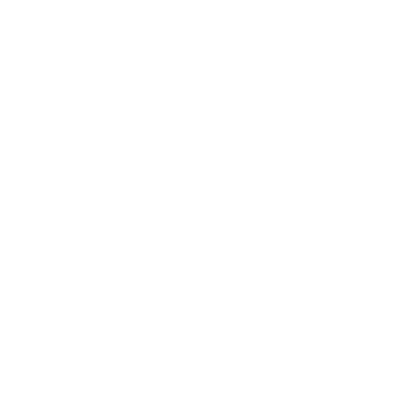
Frame 1 (no input)
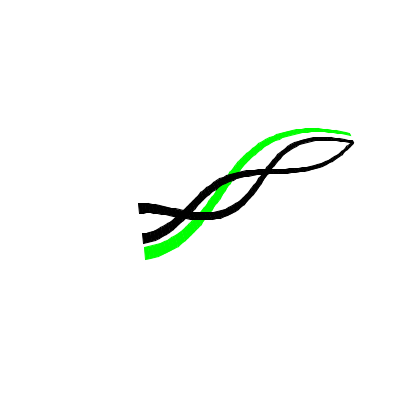
Frame 60 (the mouse pressed at the canvas centre just before this capture)
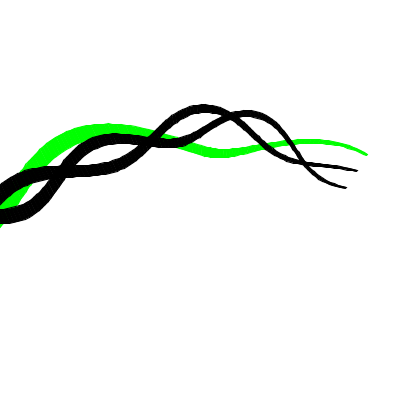
Frame 120 (the mouse held since frame 60 and released just before this capture)

The Processing sketch that drew these frames (run headless with seeded random() and noise(); from frame 60 on, the mouse is pressed at the canvas centre):

// Processing sketch: processing_7635
// ── processing_7635.pde

float MAX_ANGLE = radians(50);
int MARGIN = 50;
int DISTANCE = 300;
int FRAMES_PER_DISTANCE = 80;
int NUM_POINTS = 230;
Path path;
Line lines[];

int screen_x, screen_y;

void setup() {
  size(400,400);
//  smooth();
  frameRate(30);
  path = new Path();
  lines = new Line[] { new Line(color(0,255,0), 30f, 80, 20f), new Line(color(0), 15.0f, 50, 15f), new Line(color(0), -15.0f, 45, 15f) };
}

void draw() {
  background(255);
  path.update();
  for(int i=0;i<lines.length;i++) {
    lines[i].update(); 
    lines[i].draw();
  }
}

class Path {
  Point points[];
  Point lastPoint;
  float lastAngle;
  int counter;
  
  Path() {
    points = new Point[4];

    counter = 0;
    points[0] = new Point(width/2,height/2);
    points[1] = generate_destination(points[0],270);
    for(int i=2;i<points.length;i++)
      points[i] = generate_destination(points[i-1],angle(points[i-2],points[i-1]));
  }
  
  float getLastAngle() {
    return lastAngle; 
  }
  
  Point getLastPoint() {
    return lastPoint;
  }
  
  void update() {
    generate_point(counter++);
    if(counter == FRAMES_PER_DISTANCE) {
      counter = 0;
      for(int i=1;i<points.length;i++)
        points[i-1] = points[i];
      points[3] = generate_destination(points[2],angle(points[1],points[2]));
    }
    pan_camera();
    //center_camera();
  }
  
  void center_camera() {
    screen_x = int(points[counter].x - width/2);
    screen_y = int(points[counter].y - height/2);
 //   translate(screen_x, screen_y); // doesn't work with beginShape?
  }
  
  void pan_camera() {
    Point p = lastPoint;
    if(p.x + screen_x <= MARGIN)
      screen_x = MARGIN - int(p.x);
    else if(p.x + screen_x >= width - MARGIN)
      screen_x = width - MARGIN - int(p.x);
    if(p.y + screen_y <= MARGIN)
      screen_y = MARGIN - int(p.y);
    else if(p.y + screen_y >= height - MARGIN)
      screen_y = height - MARGIN - int(p.y);
//    translate(screen_x, screen_y);
  }
  
  Point generate_destination(Point base, float prev_angle) {
    float angle = prev_angle + random(-MAX_ANGLE,MAX_ANGLE);
    //println("From " + degrees(prev_angle) + " to " + degrees(angle));   
    return new Point(base.x + DISTANCE * cos(angle), base.y + DISTANCE * sin(angle));
  }
  
  void generate_point(int counter) {
    float t = counter / float(FRAMES_PER_DISTANCE);
    float x = curvePoint(points[0].x, points[1].x, points[2].x, points[3].x, t);
    float y = curvePoint(points[0].y, points[1].y, points[2].y, points[3].y, t);
    lastPoint = new Point(x,y);
    float tx = curveTangent(points[0].x, points[1].x, points[2].x, points[3].x, t);
    float ty = curveTangent(points[0].y, points[1].y, points[2].y, points[3].y, t);
    lastAngle = atan2(ty, tx) + HALF_PI;
  }
  
  float angle(Point p1, Point p2) {
    return atan2(p2.y - p1.y, p2.x - p1.x); 
  }
  
  float distance(Point p1, Point p2) {
    return sqrt(sq(p1.x-p2.x) + sq(p1.y-p2.y));
  }
  
  void draw() {
    curve(screen_x + points[0].x,screen_y + points[0].y,screen_x + points[1].x,screen_y + points[1].y,
      screen_x + points[2].x,screen_y + points[2].y,screen_x + points[3].x,screen_y + points[3].y);
  }
}

class Line {
  Point points[];
  float angles[];
  float amplitude, starting_thickness;
  float angle_inc, angle;
  color col;
  int counter;
  
  Line(color col, float amplitude, int period, float starting_thickness) {
    points = new Point[NUM_POINTS];
    angles = new float[NUM_POINTS];
    this.col = col;
    this.amplitude = amplitude;
    this.starting_thickness = starting_thickness;
    this.angle_inc = TWO_PI / (float)period;
    angle = 0;
  }
 
  void draw() {
    fill(col);
    stroke(col);
    beginShape(QUAD_STRIP);
    float thickness = 1;
    for(int i=counter;i!=(counter+1)%NUM_POINTS;i=(i-1+NUM_POINTS)%NUM_POINTS) {
      if(points[i] == null) continue;
      
      float val_x = thickness * cos(angles[i]);
      float val_y = thickness * sin(angles[i]);
      vertex(screen_x + points[i].x + val_x,screen_y + points[i].y + val_y);
      vertex(screen_x + points[i].x - val_x,screen_y + points[i].y - val_y);
      thickness += starting_thickness / NUM_POINTS;
    } 

    endShape();
  }
  
  void update() {
    Point p = path.getLastPoint();
    counter = (counter + 1) % NUM_POINTS;
    angles[counter] = path.getLastAngle();
    float val = amplitude * cos(angle);
    angle += angle_inc;
    points[counter] = new Point(p.x +  val * cos(angles[counter]), p.y + val * sin(angles[counter]));
  }
}

class Point {
  float x,y;
  Point(float x, float y) {
    this.x = x;
    this.y = y;
  } 
}
